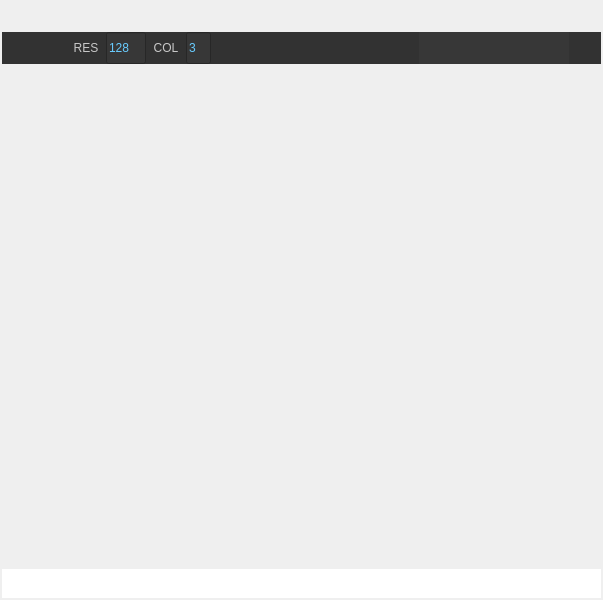
     <widget class="QFrame" name="SLiB_frame">
      <property name="sizePolicy">
       <sizepolicy hsizetype="Expanding" vsizetype="Expanding">
        <horstretch>0</horstretch>
        <verstretch>0</verstretch>
       </sizepolicy>
      </property>
      <property name="minimumSize">
       <size>
        <width>360</width>
        <height>600</height>
       </size>
      </property>
      <property name="maximumSize">
       <size>
        <width>16777215</width>
        <height>16777215</height>
       </size>
      </property>
      <property name="baseSize">
       <size>
        <width>1000</width>
        <height>600</height>
       </size>
      </property>
      <property name="font">
       <font>
        <family>Lucida Grande</family>
        <weight>50</weight>
        <italic>false</italic>
        <bold>false</bold>
       </font>
      </property>
      <property name="frameShadow">
       <enum>QFrame::Plain</enum>
      </property>
      <property name="lineWidth">
       <number>0</number>
      </property>
      <layout class="QHBoxLayout" name="horizontalLayout_6">
       <property name="spacing">
        <number>0</number>
       </property>
       <property name="margin">
        <number>0</number>
       </property>
       <item>
        <widget class="QFrame" name="Browser_frame">
         <property name="sizePolicy">
          <sizepolicy hsizetype="Expanding" vsizetype="Expanding">
           <horstretch>1</horstretch>
           <verstretch>0</verstretch>
          </sizepolicy>
         </property>
         <property name="minimumSize">
          <size>
           <width>110</width>
           <height>500</height>
          </size>
         </property>
         <property name="baseSize">
          <size>
           <width>820</width>
           <height>500</height>
          </size>
         </property>
         <property name="frameShape">
          <enum>QFrame::NoFrame</enum>
         </property>
         <property name="frameShadow">
          <enum>QFrame::Plain</enum>
         </property>
         <property name="lineWidth">
          <number>0</number>
         </property>
         <layout class="QVBoxLayout" name="verticalLayout_5">
          <property name="spacing">
           <number>0</number>
          </property>
          <property name="leftMargin">
           <number>2</number>
          </property>
          <property name="topMargin">
           <number>0</number>
          </property>
          <property name="rightMargin">
           <number>2</number>
          </property>
          <property name="bottomMargin">
           <number>2</number>
          </property>
          <item>
           <widget class="QWidget" name="widget_2" native="true">
            <property name="minimumSize">
             <size>
              <width>0</width>
              <height>32</height>
             </size>
            </property>
            <property name="maximumSize">
             <size>
              <width>16777215</width>
              <height>32</height>
             </size>
            </property>
            <property name="baseSize">
             <size>
              <width>0</width>
              <height>32</height>
             </size>
            </property>
            <property name="autoFillBackground">
             <bool>false</bool>
            </property>
            <property name="styleSheet">
             <string notr="true"/>
            </property>
            <layout class="QHBoxLayout" name="SLiB_AssetType">
             <property name="spacing">
              <number>0</number>
             </property>
             <property name="margin">
              <number>0</number>
             </property>
            </layout>
           </widget>
          </item>
          <item>
           <widget class="QWidget" name="widget_3" native="true">
            <property name="minimumSize">
             <size>
              <width>0</width>
              <height>32</height>
             </size>
            </property>
            <property name="maximumSize">
             <size>
              <width>16777215</width>
              <height>32</height>
             </size>
            </property>
            <property name="baseSize">
             <size>
              <width>0</width>
              <height>32</height>
             </size>
            </property>
            <property name="styleSheet">
             <string notr="true">background-color: rgb(50,50,50);
color: rgb(200, 200, 200);
font: 12px &quot;Lucida Grande&quot;;</string>
            </property>
            <layout class="QHBoxLayout" name="horizontalLayout">
             <property name="spacing">
              <number>0</number>
             </property>
             <property name="margin">
              <number>0</number>
             </property>
             <item>
              <widget class="QWidget" name="SLiB_BUTTONS_widget" native="true">
               <property name="enabled">
                <bool>true</bool>
               </property>
               <property name="minimumSize">
                <size>
                 <width>64</width>
                 <height>32</height>
                </size>
               </property>
               <property name="maximumSize">
                <size>
                 <width>64</width>
                 <height>32</height>
                </size>
               </property>
               <property name="baseSize">
                <size>
                 <width>64</width>
                 <height>32</height>
                </size>
               </property>
               <layout class="QHBoxLayout" name="horizontalLayout_2">
                <property name="spacing">
                 <number>0</number>
                </property>
                <property name="margin">
                 <number>0</number>
                </property>
                <item>
                 <widget class="QWidget" name="SLiBIconCaptionDummy_widget" native="true">
                  <property name="minimumSize">
                   <size>
                    <width>64</width>
                    <height>32</height>
                   </size>
                  </property>
                  <property name="maximumSize">
                   <size>
                    <width>64</width>
                    <height>32</height>
                   </size>
                  </property>
                  <property name="baseSize">
                   <size>
                    <width>64</width>
                    <height>32</height>
                   </size>
                  </property>
                  <layout class="QHBoxLayout" name="SLiBIconCaption_Layout">
                   <property name="spacing">
                    <number>0</number>
                   </property>
                   <property name="margin">
                    <number>0</number>
                   </property>
                  </layout>
                 </widget>
                </item>
               </layout>
              </widget>
             </item>
             <item>
              <widget class="QLabel" name="label">
               <property name="minimumSize">
                <size>
                 <width>40</width>
                 <height>32</height>
                </size>
               </property>
               <property name="maximumSize">
                <size>
                 <width>40</width>
                 <height>32</height>
                </size>
               </property>
               <property name="baseSize">
                <size>
                 <width>40</width>
                 <height>32</height>
                </size>
               </property>
               <property name="text">
                <string>&lt;html&gt;&lt;head/&gt;&lt;body&gt;&lt;p align=&quot;center&quot;&gt;&lt;span style=&quot; font-size:9pt;&quot;&gt;RES&lt;/span&gt;&lt;/p&gt;&lt;/body&gt;&lt;/html&gt;</string>
               </property>
              </widget>
             </item>
             <item>
              <widget class="QLineEdit" name="SLiBThumbSizeComboBox">
               <property name="minimumSize">
                <size>
                 <width>40</width>
                 <height>32</height>
                </size>
               </property>
               <property name="maximumSize">
                <size>
                 <width>40</width>
                 <height>32</height>
                </size>
               </property>
               <property name="baseSize">
                <size>
                 <width>40</width>
                 <height>32</height>
                </size>
               </property>
               <property name="focusPolicy">
                <enum>Qt::ClickFocus</enum>
               </property>
               <property name="styleSheet">
                <string notr="true">background-color: rgb(55, 55, 55);color: rgb(104,204, 255);font-size: 12px
</string>
               </property>
               <property name="text">
                <string>128</string>
               </property>
              </widget>
             </item>
             <item>
              <widget class="QLabel" name="label_2">
               <property name="minimumSize">
                <size>
                 <width>40</width>
                 <height>32</height>
                </size>
               </property>
               <property name="maximumSize">
                <size>
                 <width>40</width>
                 <height>32</height>
                </size>
               </property>
               <property name="baseSize">
                <size>
                 <width>40</width>
                 <height>32</height>
                </size>
               </property>
               <property name="text">
                <string>&lt;html&gt;&lt;head/&gt;&lt;body&gt;&lt;p align=&quot;center&quot;&gt;&lt;span style=&quot; font-size:9pt;&quot;&gt;COL&lt;/span&gt;&lt;/p&gt;&lt;/body&gt;&lt;/html&gt;</string>
               </property>
              </widget>
             </item>
             <item>
              <widget class="QLineEdit" name="SLiBThumbColumnsComboBox">
               <property name="minimumSize">
                <size>
                 <width>25</width>
                 <height>32</height>
                </size>
               </property>
               <property name="maximumSize">
                <size>
                 <width>25</width>
                 <height>32</height>
                </size>
               </property>
               <property name="baseSize">
                <size>
                 <width>25</width>
                 <height>32</height>
                </size>
               </property>
               <property name="focusPolicy">
                <enum>Qt::ClickFocus</enum>
               </property>
               <property name="styleSheet">
                <string notr="true">background-color: rgb(55, 55, 55);color: rgb(104,204, 255);font-size: 12px
</string>
               </property>
               <property name="text">
                <string>3</string>
               </property>
              </widget>
             </item>
             <item>
              <spacer name="horizontalSpacer">
               <property name="orientation">
                <enum>Qt::Horizontal</enum>
               </property>
               <property name="sizeHint" stdset="0">
                <size>
                 <width>40</width>
                 <height>20</height>
                </size>
               </property>
              </spacer>
             </item>
             <item>
              <widget class="QWidget" name="import_options_button_Layout" native="true">
               <property name="minimumSize">
                <size>
                 <width>64</width>
                 <height>32</height>
                </size>
               </property>
               <property name="maximumSize">
                <size>
                 <width>64</width>
                 <height>32</height>
                </size>
               </property>
               <property name="baseSize">
                <size>
                 <width>64</width>
                 <height>32</height>
                </size>
               </property>
               <layout class="QHBoxLayout" name="horizontalLayout_11">
                <property name="spacing">
                 <number>0</number>
                </property>
                <property name="margin">
                 <number>0</number>
                </property>
                <item>
                 <widget class="QWidget" name="widget_9" native="true">
                  <property name="minimumSize">
                   <size>
                    <width>32</width>
                    <height>32</height>
                   </size>
                  </property>
                  <property name="maximumSize">
                   <size>
                    <width>32</width>
                    <height>32</height>
                   </size>
                  </property>
                  <property name="baseSize">
                   <size>
                    <width>32</width>
                    <height>32</height>
                   </size>
                  </property>
                  <layout class="QHBoxLayout" name="importOptions1">
                   <property name="spacing">
                    <number>0</number>
                   </property>
                   <property name="margin">
                    <number>0</number>
                   </property>
                  </layout>
                 </widget>
                </item>
                <item>
                 <widget class="QWidget" name="widget_8" native="true">
                  <property name="minimumSize">
                   <size>
                    <width>32</width>
                    <height>32</height>
                   </size>
                  </property>
                  <property name="maximumSize">
                   <size>
                    <width>32</width>
                    <height>32</height>
                   </size>
                  </property>
                  <property name="baseSize">
                   <size>
                    <width>32</width>
                    <height>32</height>
                   </size>
                  </property>
                  <layout class="QHBoxLayout" name="importOptions2">
                   <property name="spacing">
                    <number>0</number>
                   </property>
                   <property name="margin">
                    <number>0</number>
                   </property>
                  </layout>
                 </widget>
                </item>
               </layout>
              </widget>
             </item>
             <item>
              <widget class="QWidget" name="export_tools_Layout" native="true">
               <property name="minimumSize">
                <size>
                 <width>64</width>
                 <height>32</height>
                </size>
               </property>
               <property name="maximumSize">
                <size>
                 <width>64</width>
                 <height>32</height>
                </size>
               </property>
               <property name="baseSize">
                <size>
                 <width>64</width>
                 <height>32</height>
                </size>
               </property>
               <property name="styleSheet">
                <string notr="true"/>
               </property>
               <layout class="QHBoxLayout" name="horizontalLayout_12">
                <property name="spacing">
                 <number>0</number>
                </property>
                <property name="margin">
                 <number>0</number>
                </property>
                <item>
                 <widget class="QWidget" name="widget_10" native="true">
                  <property name="minimumSize">
                   <size>
                    <width>32</width>
                    <height>32</height>
                   </size>
                  </property>
                  <property name="maximumSize">
                   <size>
                    <width>32</width>
                    <height>32</height>
                   </size>
                  </property>
                  <property name="baseSize">
                   <size>
                    <width>32</width>
                    <height>32</height>
                   </size>
                  </property>
                  <layout class="QHBoxLayout" name="exportTools1">
                   <property name="spacing">
                    <number>0</number>
                   </property>
                   <property name="margin">
                    <number>0</number>
                   </property>
                  </layout>
                 </widget>
                </item>
                <item>
                 <widget class="QWidget" name="widget_11" native="true">
                  <property name="minimumSize">
                   <size>
                    <width>32</width>
                    <height>32</height>
                   </size>
                  </property>
                  <property name="maximumSize">
                   <size>
                    <width>32</width>
                    <height>32</height>
                   </size>
                  </property>
                  <property name="baseSize">
                   <size>
                    <width>32</width>
                    <height>32</height>
                   </size>
                  </property>
                  <layout class="QHBoxLayout" name="exportTools2">
                   <property name="spacing">
                    <number>0</number>
                   </property>
                   <property name="margin">
                    <number>0</number>
                   </property>
                  </layout>
                 </widget>
                </item>
               </layout>
              </widget>
             </item>
             <item>
              <spacer name="horizontalSpacer_3">
               <property name="orientation">
                <enum>Qt::Horizontal</enum>
               </property>
               <property name="sizeHint" stdset="0">
                <size>
                 <width>40</width>
                 <height>20</height>
                </size>
               </property>
              </spacer>
             </item>
             <item>
              <widget class="QLineEdit" name="SLiB_TEXTFIELD_Search">
               <property name="sizePolicy">
                <sizepolicy hsizetype="Fixed" vsizetype="Fixed">
                 <horstretch>0</horstretch>
                 <verstretch>0</verstretch>
                </sizepolicy>
               </property>
               <property name="minimumSize">
                <size>
                 <width>150</width>
                 <height>32</height>
                </size>
               </property>
               <property name="maximumSize">
                <size>
                 <width>150</width>
                 <height>32</height>
                </size>
               </property>
               <property name="baseSize">
                <size>
                 <width>150</width>
                 <height>32</height>
                </size>
               </property>
               <property name="focusPolicy">
                <enum>Qt::ClickFocus</enum>
               </property>
               <property name="styleSheet">
                <string notr="true">background-color: rgb(55, 55, 55);color: rgb(104,204, 255);font-size: 12px
</string>
               </property>
               <property name="frame">
                <bool>false</bool>
               </property>
              </widget>
             </item>
             <item>
              <widget class="QWidget" name="SLiB_BUTTON_widget" native="true">
               <property name="minimumSize">
                <size>
                 <width>32</width>
                 <height>32</height>
                </size>
               </property>
               <property name="maximumSize">
                <size>
                 <width>32</width>
                 <height>32</height>
                </size>
               </property>
               <property name="baseSize">
                <size>
                 <width>32</width>
                 <height>32</height>
                </size>
               </property>
               <layout class="QHBoxLayout" name="SLiB_BUTTON_Search">
                <property name="spacing">
                 <number>0</number>
                </property>
                <property name="leftMargin">
                 <number>0</number>
                </property>
                <property name="topMargin">
                 <number>0</number>
                </property>
                <property name="bottomMargin">
                 <number>0</number>
                </property>
               </layout>
              </widget>
             </item>
            </layout>
           </widget>
          </item>
          <item>
           <widget class="QFrame" name="SLiB_thumbs">
            <property name="sizePolicy">
             <sizepolicy hsizetype="Expanding" vsizetype="Expanding">
              <horstretch>0</horstretch>
              <verstretch>0</verstretch>
             </sizepolicy>
            </property>
            <property name="minimumSize">
             <size>
              <width>110</width>
              <height>450</height>
             </size>
            </property>
            <property name="baseSize">
             <size>
              <width>820</width>
              <height>450</height>
             </size>
            </property>
            <property name="font">
             <font>
              <family>Arial</family>
              <pointsize>9</pointsize>
              <weight>50</weight>
              <italic>false</italic>
              <bold>false</bold>
             </font>
            </property>
            <property name="focusPolicy">
             <enum>Qt::NoFocus</enum>
            </property>
            <property name="styleSheet">
             <string notr="true">selection-color: rgb(0, 251, 255);
font: 9pt &quot;Arial&quot;;</string>
            </property>
            <layout class="QVBoxLayout" name="SLiB_thumbsframe">
             <property name="spacing">
              <number>0</number>
             </property>
             <property name="margin">
              <number>0</number>
             </property>
            </layout>
           </widget>
          </item>
          <item>
           <widget class="QLineEdit" name="SLiB_TEXTFIELD_Message">
            <property name="minimumSize">
             <size>
              <width>260</width>
              <height>29</height>
             </size>
            </property>
            <property name="maximumSize">
             <size>
              <width>16777215</width>
              <height>29</height>
             </size>
            </property>
            <property name="baseSize">
             <size>
              <width>260</width>
              <height>29</height>
             </size>
            </property>
            <property name="styleSheet">
             <string notr="true"/>
            </property>
            <property name="frame">
             <bool>false</bool>
            </property>
            <property name="alignment">
             <set>Qt::AlignCenter</set>
            </property>
            <property name="readOnly">
             <bool>true</bool>
            </property>
           </widget>
          </item>
         </layout>
        </widget>
       </item>
      </layout>
     </widget>
